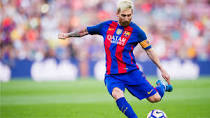
#> input picture index.jpg, 210 x 118 px
$ python ch1_morphology.py
#> lines starting #> are read from the running program, lines starting #| are printed output that depends on the picture; after the words box and inside, x2 and y2 are one past the last pixel; in counts of white or black regions, pixels touching at a corner belong together
from PIL import Image
from numpy import *

from scipy.ndimage import measurements,morphology

"""
This is the morphology counting objects example in Section 1.4.
"""

# load image and threshold to make sure it is binary
im = array(Image.open('index.jpg').convert('L'))
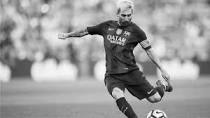
#> im: shape (118, 210); min 1, max 253, mean 155.9
im = (im<128)
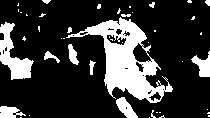
#> im: shape (118, 210) bool; 21.5% white; 45 white regions (32 under 20 px), largest, box (x1, y1, x2, y2) and area: (66, 17, 173, 103) 3223, (0, 22, 34, 80) 848, (191, 51, 210, 77) 256

labels, nbr_objects = measurements.label(im)
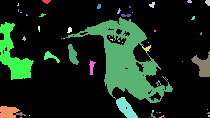
#> labels: shape (118, 210) int32; 71 distinct labels, from 0 to 70; one colour per label, 0 black
#> nbr_objects = 70
print ("Number of objects:"), nbr_objects
#| Number of objects:

# morphology - opening to separate objects better
im_open = morphology.binary_opening(im,ones((9,5)),iterations=2)
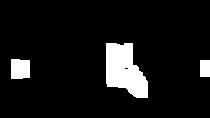
#> im_open: shape (118, 210) bool; 8.7% white; 3 white regions, box (x1, y1, x2, y2) and area: (106, 43, 148, 98) 1614, (11, 59, 30, 79) 363, (200, 60, 210, 77) 170

labels_open, nbr_objects_open = measurements.label(im_open)
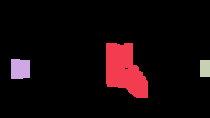
#> labels_open: shape (118, 210) int32; 4 distinct labels, from 0 to 3; one colour per label, 0 black
#> nbr_objects_open = 3
print ("Number of objects:"), nbr_objects_open
#| Number of objects:
